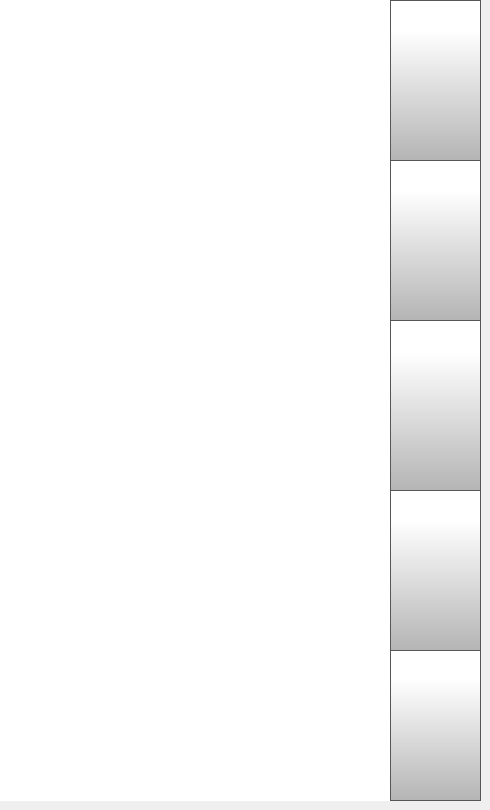
    <widget class="QWidget" name="fileListLocalPage">
     <widget class="QListWidget" name="fileListWidget">
      <property name="geometry">
       <rect>
        <x>0</x>
        <y>0</y>
        <width>391</width>
        <height>801</height>
       </rect>
      </property>
      <property name="font">
       <font>
        <family>Gotham</family>
        <pointsize>17</pointsize>
       </font>
      </property>
      <property name="styleSheet">
       <string notr="true">

QListView {
    show-decoration-selected: 1; /* make the selection span the entire width
 of the view */
	background-color: rgb(255, 255, 255);
outline: none;
}

QListView::item:!selected {
	color: black;
outline: none;
}

QListView::item:selected {
    border:  rgb(182, 182, 182);
	color: rgb(255, 255, 255);
	background-color: rgb(40, 40, 40);
outline: none;
}

QListView::item:selected:!active {
     border: 1px solid rgb(182, 182, 182);
	background-color: rgb(40,40,40);
outline: none;

}

QListView::item:selected:active {
     border: 1px solid  rgb(182, 182, 182);
	background-color: rgb(40,40,40);
outline: none;
}

QListView::item:selected:focus {
	outline: none;
}
</string>
      </property>
      <property name="frameShape">
       <enum>QFrame::NoFrame</enum>
      </property>
      <property name="frameShadow">
       <enum>QFrame::Plain</enum>
      </property>
      <property name="verticalScrollBarPolicy">
       <enum>Qt::ScrollBarAlwaysOff</enum>
      </property>
      <property name="horizontalScrollBarPolicy">
       <enum>Qt::ScrollBarAlwaysOff</enum>
      </property>
      <property name="autoScrollMargin">
       <number>4</number>
      </property>
      <property name="verticalScrollMode">
       <enum>QAbstractItemView::ScrollPerItem</enum>
      </property>
      <property name="spacing">
       <number>8</number>
      </property>
     </widget>
     <widget class="QPushButton" name="localStorageBackButton">
      <property name="geometry">
       <rect>
        <x>390</x>
        <y>650</y>
        <width>91</width>
        <height>151</height>
       </rect>
      </property>
      <property name="minimumSize">
       <size>
        <width>0</width>
        <height>0</height>
       </size>
      </property>
      <property name="font">
       <font>
        <family>Gotham Light</family>
        <pointsize>9</pointsize>
       </font>
      </property>
      <property name="styleSheet">
       <string notr="true">QPushButton {
        border: 1px solid rgb(87, 87, 87);
	background-color: qlineargradient(spread:pad, x1:0, y1:1, x2:0, y2:0.188, stop:0 rgba(180, 180, 180, 255), stop:1 rgba(255, 255, 255, 255));


}

QPushButton:pressed {
    background-color: qlineargradient(x1: 0, y1: 0, x2: 0, y2: 1,
                                      stop: 0 #dadbde, stop: 1 #f6f7fa);
}

QPushButton:flat {
    border: none; /* no border for a flat push button */
}

QPushButton:default {
    border-color: navy; /* make the default button prominent */
}

QPushButton:focus {
	outline: none;
}</string>
      </property>
      <property name="text">
       <string/>
      </property>
      <property name="icon">
       <iconset>
        <normaloff>templates/img/arrows-4.png</normaloff>templates/img/arrows-4.png</iconset>
      </property>
      <property name="iconSize">
       <size>
        <width>50</width>
        <height>50</height>
       </size>
      </property>
      <property name="checkable">
       <bool>false</bool>
      </property>
      <property name="autoDefault">
       <bool>false</bool>
      </property>
      <property name="default">
       <bool>false</bool>
      </property>
      <property name="flat">
       <bool>false</bool>
      </property>
     </widget>
     <widget class="QPushButton" name="localStorageSelectButton">
      <property name="geometry">
       <rect>
        <x>390</x>
        <y>320</y>
        <width>91</width>
        <height>171</height>
       </rect>
      </property>
      <property name="minimumSize">
       <size>
        <width>0</width>
        <height>0</height>
       </size>
      </property>
      <property name="font">
       <font>
        <family>Gotham Light</family>
        <pointsize>9</pointsize>
       </font>
      </property>
      <property name="styleSheet">
       <string notr="true">QPushButton {
     border: 1px solid rgb(87, 87, 87);
	background-color: qlineargradient(spread:pad, x1:0, y1:1, x2:0, y2:0.188, stop:0 rgba(180, 180, 180, 255), stop:1 rgba(255, 255, 255, 255));


}

QPushButton:pressed {
    background-color: qlineargradient(x1: 0, y1: 0, x2: 0, y2: 1,
                                      stop: 0 #dadbde, stop: 1 #f6f7fa);
}

QPushButton:flat {
    border: none; /* no border for a flat push button */
}

QPushButton:default {
    border-color: navy; /* make the default button prominent */
}

QPushButton:focus {
	outline: none;
}</string>
      </property>
      <property name="text">
       <string/>
      </property>
      <property name="icon">
       <iconset>
        <normaloff>templates/img/verification-mark.png</normaloff>templates/img/verification-mark.png</iconset>
      </property>
      <property name="iconSize">
       <size>
        <width>50</width>
        <height>50</height>
       </size>
      </property>
      <property name="checkable">
       <bool>false</bool>
      </property>
      <property name="autoDefault">
       <bool>false</bool>
      </property>
      <property name="default">
       <bool>false</bool>
      </property>
      <property name="flat">
       <bool>false</bool>
      </property>
     </widget>
     <widget class="QPushButton" name="localStorageScrollDown">
      <property name="geometry">
       <rect>
        <x>390</x>
        <y>160</y>
        <width>91</width>
        <height>161</height>
       </rect>
      </property>
      <property name="minimumSize">
       <size>
        <width>0</width>
        <height>0</height>
       </size>
      </property>
      <property name="font">
       <font>
        <family>Gotham Light</family>
        <pointsize>9</pointsize>
       </font>
      </property>
      <property name="styleSheet">
       <string notr="true">QPushButton {
     border: 1px solid rgb(87, 87, 87);
	background-color: qlineargradient(spread:pad, x1:0, y1:1, x2:0, y2:0.188, stop:0 rgba(180, 180, 180, 255), stop:1 rgba(255, 255, 255, 255));


}

QPushButton:pressed {
    background-color: qlineargradient(x1: 0, y1: 0, x2: 0, y2: 1,
                                      stop: 0 #dadbde, stop: 1 #f6f7fa);
}

QPushButton:flat {
    border: none; /* no border for a flat push button */
}

QPushButton:default {
    border-color: navy; /* make the default button prominent */
}

QPushButton:focus {
	outline: none;
}</string>
      </property>
      <property name="text">
       <string/>
      </property>
      <property name="icon">
       <iconset>
        <normaloff>templates/img/arrows-5.png</normaloff>templates/img/arrows-5.png</iconset>
      </property>
      <property name="iconSize">
       <size>
        <width>40</width>
        <height>40</height>
       </size>
      </property>
      <property name="checkable">
       <bool>false</bool>
      </property>
      <property name="autoRepeat">
       <bool>true</bool>
      </property>
      <property name="autoExclusive">
       <bool>false</bool>
      </property>
      <property name="autoDefault">
       <bool>false</bool>
      </property>
      <property name="default">
       <bool>false</bool>
      </property>
      <property name="flat">
       <bool>false</bool>
      </property>
     </widget>
     <widget class="QPushButton" name="localStorageScrollUp">
      <property name="geometry">
       <rect>
        <x>390</x>
        <y>0</y>
        <width>91</width>
        <height>161</height>
       </rect>
      </property>
      <property name="minimumSize">
       <size>
        <width>0</width>
        <height>0</height>
       </size>
      </property>
      <property name="font">
       <font>
        <family>Gotham Light</family>
        <pointsize>9</pointsize>
       </font>
      </property>
      <property name="styleSheet">
       <string notr="true">QPushButton {

     border: 1px solid rgb(87, 87, 87);
	background-color: qlineargradient(spread:pad, x1:0, y1:1, x2:0, y2:0.188, stop:0 rgba(180, 180, 180, 255), stop:1 rgba(255, 255, 255, 255));

}

QPushButton:pressed {
    background-color: qlineargradient(x1: 0, y1: 0, x2: 0, y2: 1,
                                      stop: 0 #dadbde, stop: 1 #f6f7fa);
}

QPushButton:flat {
    border: none; /* no border for a flat push button */
}

QPushButton:default {
    border-color: navy; /* make the default button prominent */
}

QPushButton:focus {
	outline: none;
}</string>
      </property>
      <property name="text">
       <string/>
      </property>
      <property name="icon">
       <iconset>
        <normaloff>templates/img/arrows.png</normaloff>templates/img/arrows.png</iconset>
      </property>
      <property name="iconSize">
       <size>
        <width>40</width>
        <height>40</height>
       </size>
      </property>
      <property name="checkable">
       <bool>false</bool>
      </property>
      <property name="autoRepeat">
       <bool>true</bool>
      </property>
      <property name="autoExclusive">
       <bool>false</bool>
      </property>
      <property name="autoDefault">
       <bool>false</bool>
      </property>
      <property name="default">
       <bool>false</bool>
      </property>
      <property name="flat">
       <bool>false</bool>
      </property>
     </widget>
     <widget class="QPushButton" name="localStorageDeleteButton">
      <property name="geometry">
       <rect>
        <x>390</x>
        <y>490</y>
        <width>91</width>
        <height>161</height>
       </rect>
      </property>
      <property name="minimumSize">
       <size>
        <width>0</width>
        <height>0</height>
       </size>
      </property>
      <property name="font">
       <font>
        <family>Gotham Light</family>
        <pointsize>9</pointsize>
       </font>
      </property>
      <property name="styleSheet">
       <string notr="true">QPushButton {
     border: 1px solid rgb(87, 87, 87);
	background-color: qlineargradient(spread:pad, x1:0, y1:1, x2:0, y2:0.188, stop:0 rgba(180, 180, 180, 255), stop:1 rgba(255, 255, 255, 255));

}

QPushButton:pressed {
    background-color: qlineargradient(x1: 0, y1: 0, x2: 0, y2: 1,
                                      stop: 0 #dadbde, stop: 1 #f6f7fa);
}

QPushButton:flat {
    border: none; /* no border for a flat push button */
}

QPushButton:default {
    border-color: navy; /* make the default button prominent */
}

QPushButton:focus {
	outline: none;
}</string>
      </property>
      <property name="text">
       <string/>
      </property>
      <property name="icon">
       <iconset>
        <normaloff>templates/img/delete.png</normaloff>templates/img/delete.png</iconset>
      </property>
      <property name="iconSize">
       <size>
        <width>50</width>
        <height>50</height>
       </size>
      </property>
      <property name="checkable">
       <bool>false</bool>
      </property>
      <property name="autoDefault">
       <bool>false</bool>
      </property>
      <property name="default">
       <bool>false</bool>
      </property>
      <property name="flat">
       <bool>false</bool>
      </property>
     </widget>
    </widget>
